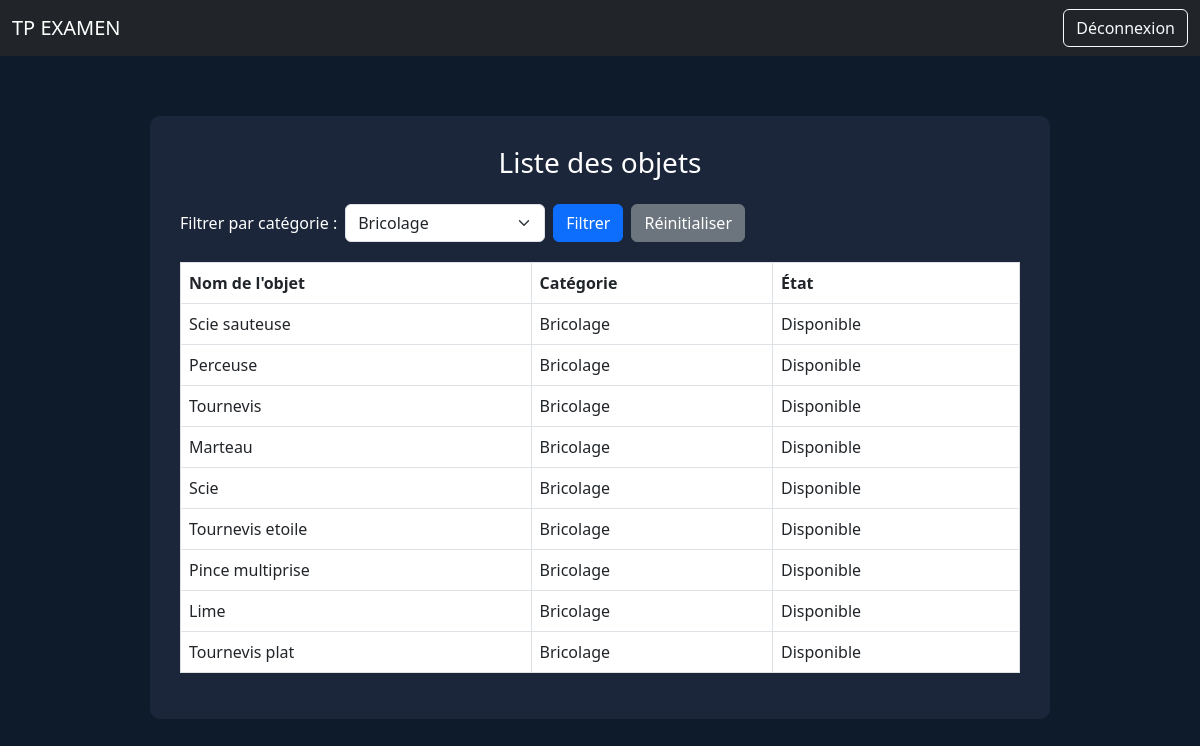
Page /liste_objet.php?categorie=2 on the committed database.
### tables this page shows
CREATE TABLE objet (
    id_objet int PRIMARY KEY auto_increment,
    nom_objet VARCHAR (100),
    id_categorie int ,
    id_membre int

);

CREATE TABLE categorie_objet(
    id_categorie int PRIMARY KEY auto_increment,
    nom_categorie VARCHAR (100)
);

### liste_objet.php (the view, shortened to what this page needs)
<?php
require 'db.php';
$categorie_filter = $_GET['categorie'] ?? '';
$sql_categories = "SELECT id_categorie, nom_categorie FROM categorie_objet";
$result_categories = mysqli_query($dataBase, $sql_categories);
if ($categorie_filter && is_numeric($categorie_filter)) {
    $sql = "SELECT o.nom_objet, c.nom_categorie, e.date_retour
            FROM objet o
            JOIN categorie_objet c ON o.id_categorie = c.id_categorie
            LEFT JOIN emprunt e ON o.id_objet = e.id_objet
            WHERE c.id_categorie = $categorie_filter";
} else {
    $sql = "SELECT o.nom_objet, c.nom_categorie, e.date_retour
            FROM objet o
            JOIN categorie_objet c ON o.id_categorie = c.id_categorie
            LEFT JOIN emprunt e ON o.id_objet = e.id_objet";
}
$result = mysqli_query($dataBase, $sql);
?>
<!DOCTYPE html>
<html lang="fr">
<head>
  <link rel="stylesheet" href="https://cdn.jsdelivr.net/npm/bootstrap@5.3.0/dist/css/bootstrap.min.css">
</head>
<body>
<nav class="navbar navbar-dark bg-dark">
  <div class="container-fluid">
    <a class="navbar-brand" href="#">TP EXAMEN</a>
    <a class="btn btn-outline-light" href="logout.php">Déconnexion</a>
  </div>
</nav>
<div class="container">
  <h3 class="text-center mb-4">Liste des objets</h3>
  <form method="GET" class="filter-form d-flex align-items-center gap-2">
    <label for="categorie" class="form-label mb-0 text-white">Filtrer par catégorie :</label>
    <select name="categorie" id="categorie" class="form-select" style="max-width: 200px;">
      <?php while ($cat = mysqli_fetch_assoc($result_categories)) : ?>
        <option value="<?= $cat['id_categorie'] ?>" <?= ($cat['id_categorie'] == $categorie_filter) ? 'selected' : '' ?>>
          <?= htmlspecialchars($cat['nom_categorie']) ?>
        </option>
      <?php endwhile; ?>
    </select>
    <button type="submit" class="btn btn-primary">Filtrer</button>
    <?php if ($categorie_filter): ?>
      <a href="liste_objet.php" class="btn btn-secondary">Réinitialiser</a>
    <?php endif; ?>
  </form>
  <table class="table table-bordered">
    <thead>
      <tr>
        <th>Nom de l'objet</th>
        <th>Catégorie</th>
        <th>État</th>
      </tr>
    </thead>
    <tbody>
      <?php if (mysqli_num_rows($result) > 0): ?>
        <?php while ($objet = mysqli_fetch_assoc($result)) : ?>
          <tr>
            <td><?= htmlspecialchars($objet['nom_objet']) ?></td>
            <td><?= htmlspecialchars($objet['nom_categorie']) ?></td>
            <td>
              <?= $objet['date_retour'] ? " Emprunté jusqu’au " . htmlspecialchars($objet['date_retour']) : " Disponible" ?>
            </td>
          </tr>
        <?php endwhile; ?>
      <?php else: ?>
        <tr><td colspan="3" class="text-center">Aucun objet trouvé pour cette catégorie.</td></tr>
      <?php endif; ?>
    </tbody>
  </table>
</div>
</body>
</html>

### liste_objet.php (style rules this page uses)
body { background-color: #0d1b2a; color: white; }
.container { max-width: 900px; margin: 60px auto; background-color: #1b263b; padding: 30px; border-radius: 10px; }
.table thead { background-color: #0077b6; color: white; }
.table tbody tr { background-color: #f8f9fa; color: black; }
.filter-form { margin-bottom: 20px; }

### rows in the picture
objet: nom_objet "Scie sauteuse", id_categorie.nom_categorie "Bricolage"
objet: nom_objet "Perceuse", id_categorie.nom_categorie "Bricolage"
objet: nom_objet "Tournevis", id_categorie.nom_categorie "Bricolage"
objet: nom_objet "Marteau", id_categorie.nom_categorie "Bricolage"
objet: nom_objet "Scie", id_categorie.nom_categorie "Bricolage"
objet: nom_objet "Tournevis etoile", id_categorie.nom_categorie "Bricolage"
objet: nom_objet "Pince multiprise", id_categorie.nom_categorie "Bricolage"
objet: nom_objet "Lime", id_categorie.nom_categorie "Bricolage"
objet: nom_objet "Tournevis plat", id_categorie.nom_categorie "Bricolage"

### other values in the picture
form field categorie "Bricolage"
